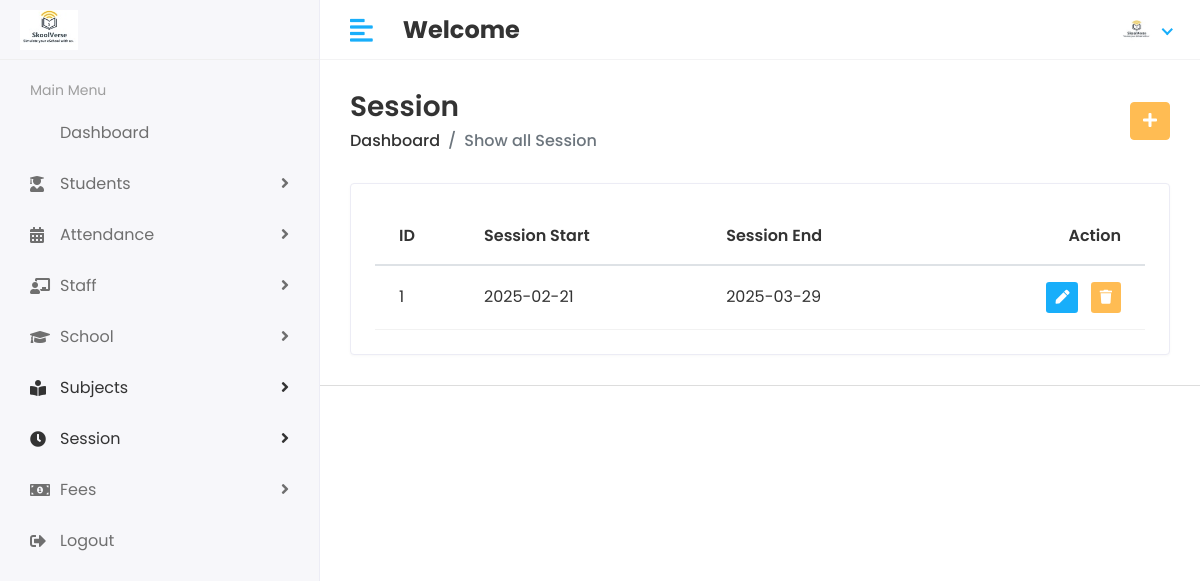
Screenshot of /Hod/Session/View (signed in) with the database file from the repository.
### app/models.py (models this page shows, shortened)
class Session_Year(models.Model):
    session_start = models.CharField(max_length=150)
    session_end = models.CharField(max_length=150)

### student_management_project/Hod_views.py (the view)
# urls.py: path('Hod/Session/View', Hod_views.VIEW_SESSION, name='view_session'),
@staff_member_required(redirect_field_name='next', login_url='login')
def VIEW_SESSION(request):
    session = Session_Year.objects.all()
    return render(request, 'Hod/view_session.html', {'session':session})

### templates/Hod/view_session.html (shortened to what this page needs)
{% extends 'base.html' %}
{% block content %}
 <div class="page-header">
               <div class="row align-items-center">
                  <div class="col">
                     <h3 class="page-title">Session</h3>
                     <ul class="breadcrumb">
                        <li class="breadcrumb-item"><a href="{% url 'hod_home' %}">Dashboard</a></li>
                        <li class="breadcrumb-item active">Show all Session</li>
                     </ul>
                  </div>
                  <div class="col-auto text-right float-right ml-auto">
                     <a href="{% url 'add_session' %}" class="btn btn-primary"><i class="fas fa-plus"></i></a>
                  </div>
               </div>
            </div>
            <div class="row">
               <div class="col-sm-12">
                  <div class="card card-table">
                     <div class="card-body">
                        {% if session %}
                         <div class="table-responsive">
                           <table class="table table-hover table-center mb-0 ">
                              <thead>
                                 <tr>
                                    <th>ID</th>
                                    <th>Session Start</th>
                                    <th>Session End</th>
                                    <th class="text-right">Action</th>
                                 </tr>
                              </thead>
                              <tbody>
                                 {% for i in session %}
                                    <tr>
                                    <td>{{i.id}}</td>
                                    <td>{{i.session_start}}</td>
                                    <td>{{i.session_end}}</td>
                                    <td class="text-right">
                                       <div class="actions">
                                          <a href="{% url 'edit_session' i.id %}" class="btn btn-sm bg-success-light mr-2">
                                             <i class="fas fa-pen"></i>
                                          </a>
                                          <a href="{% url 'delete_session'  i.id %}" class="btn btn-sm bg-danger-light">
                                             <i class="fas fa-trash"></i>
                                          </a>
                                       </div>
                                    </td>
                                 </tr>
                                {% endfor %}
                              </tbody>
                           </table>
                        </div>
                         {% else %}
                         <h4 class="text-center text-red">No Data</h4>
                        {% endif %}
                     </div>
                  </div>
               </div>
            </div>
{% endblock %}

### static/assets/css/style.css (style rules this page uses)
html { height: 100%; }
body { background-color: #fff; color: #333; font-family: 'Poppins', sans-serif; font-size: 1rem; height: 100%; line-height: 1.5; overflow-x: hidden; }
h1, h2, h3, h4, h5, h6 { font-family: 'Poppins', sans-serif; margin-top: 0; }
a { color: #009ce7; }
input, button, a { transition: all 0.4s ease; -moz-transition: all 0.4s ease; -o-transition: all 0.4s ease; -ms-transition: all 0.4s ease; -webkit-transition: all 0.4s ease; }
ul, ol { padding: 0px; list-style: none; }
.table { color: #333; max-width: 100%; margin-bottom: 0; width: 100%; }
.table thead tr th { font-weight: 600; }
.table tbody tr { border-bottom: 1px solid rgba(0, 0, 0, 0.05); }
.table.table-center td, .table.table-center th { vertical-align: middle; }
.card-table .card-body .table > thead > tr > th { border-top: 0; }
.card-table .card-body .table tr td:first-child, .card-table .card-body .table tr th:first-child { padding-left: 1.5rem; }
.card-table .card-body .table tr td:last-child, .card-table .card-body .table tr th:last-child { padding-right: 1.5rem; }
.card-table .table td, .card-table .table th { border-top: 1px solid #e2e5e8; padding: 1rem 0.75rem; white-space: nowrap; }
.btn-primary { background-color: #FFBC53; border: 1px solid #FFBC53; }
.card { border: 1px solid #ececf5; box-shadow: 0 1px 3px 0 rgba(0, 0, 0, 0.03); margin-bottom: 1.875rem; }
.card-body { padding: 1.5rem; }
.bg-danger-light { background-color:#FFBC53 !important; color:#fff !important; }
.bg-success-light { background-color: #18aefa; color: #fff; }
.page-header { margin-bottom: 1.875rem; }
.page-header .breadcrumb { background-color: transparent; color: #6c757d; font-size: 1rem; font-weight: 500; margin-bottom: 0; padding: 0; }
.page-header .breadcrumb a { color: #333; }
.page-title { font-size: 28px; font-weight: 600; color: #333; margin-bottom: 5px; }

### rows the page displays
Session_Year: id "1", session_start "2025-02-21", session_end "2025-03-29"
